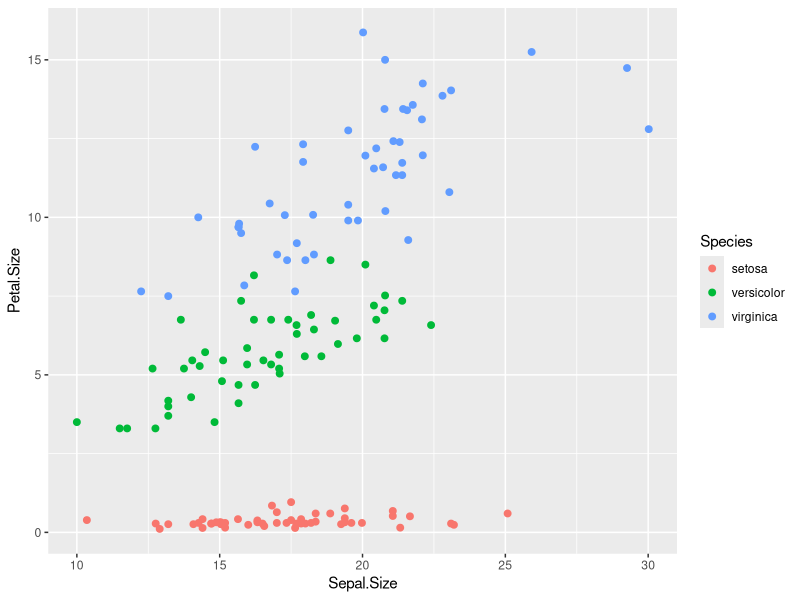
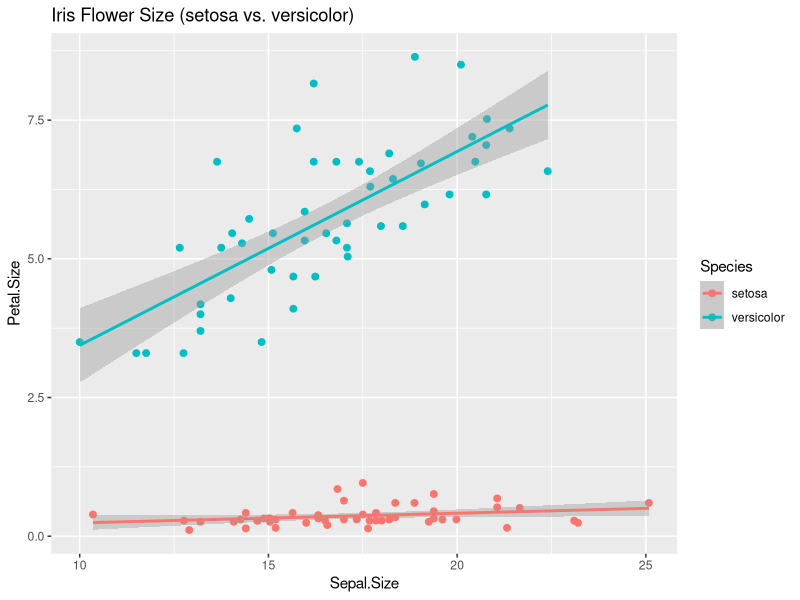

The R script that drew these images, in order:
## ---- chunk 1
options(htmltools.dir.version = FALSE)
options(width=120)
knitr::opts_chunk$set(cache = TRUE, message=FALSE, warning=FALSE)
## ---- chunk 2
library(dplyr)
(tmp = filter(iris, Species == 'versicolor' & Sepal.Length > 6.6))
## ---- chunk 3
arrange(tmp, Sepal.Length, Sepal.Width, desc(Petal.Length))
## ---- chunk 4
tmp = mutate(iris, Sepal.Size = Sepal.Length*Sepal.Width, 
             Petal.Size = Petal.Length*Petal.Width) 
head(tmp)
## ---- chunk 5
library(ggplot2)
ggplot(tmp, aes(x=Sepal.Size, y=Petal.Size, colour=Species)) + 
  geom_point(size=2)
## ---- chunk 6
summarise(group_by(tmp, Species), mean(Sepal.Size), mean(Petal.Size))
## ---- chunk 7
(tmp1 = data.frame(Species=levels(iris$Species), x1 = c("A","B","C"), x2 = round(runif(3),3)))
head(merge(iris, tmp1, by = "Species"))
## ---- chunk 8
iris %>%
  mutate(Sepal.Size = Sepal.Length*Sepal.Width, 
         Petal.Size = Petal.Length*Petal.Width) %>%
  filter(Species != 'virginica') %>% 
  ggplot(aes(x=Sepal.Size, y=Petal.Size, colour=Species)) + 
  geom_point(size=2) + 
  geom_smooth(method = "lm") +
  labs(title = 'Iris Flower Size (setosa vs. versicolor)')
